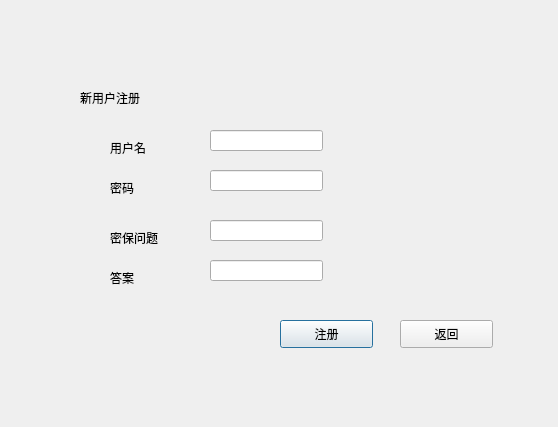
<?xml version="1.0" encoding="UTF-8"?>
<ui version="4.0">
 <class>signin_Dialog</class>
 <widget class="QDialog" name="signin_Dialog">
  <property name="geometry">
   <rect>
    <x>0</x>
    <y>0</y>
    <width>558</width>
    <height>427</height>
   </rect>
  </property>
  <property name="windowTitle">
   <string>Dialog</string>
  </property>
  <widget class="QLabel" name="label">
   <property name="geometry">
    <rect>
     <x>80</x>
     <y>90</y>
     <width>91</width>
     <height>16</height>
    </rect>
   </property>
   <property name="text">
    <string>新用户注册</string>
   </property>
  </widget>
  <widget class="QLabel" name="label_2">
   <property name="geometry">
    <rect>
     <x>110</x>
     <y>140</y>
     <width>72</width>
     <height>15</height>
    </rect>
   </property>
   <property name="text">
    <string>用户名</string>
   </property>
  </widget>
  <widget class="QLabel" name="label_3">
   <property name="geometry">
    <rect>
     <x>110</x>
     <y>180</y>
     <width>72</width>
     <height>15</height>
    </rect>
   </property>
   <property name="text">
    <string>密码</string>
   </property>
  </widget>
  <widget class="QLineEdit" name="userlineEdit">
   <property name="geometry">
    <rect>
     <x>210</x>
     <y>130</y>
     <width>113</width>
     <height>21</height>
    </rect>
   </property>
  </widget>
  <widget class="QLabel" name="label_4">
   <property name="geometry">
    <rect>
     <x>110</x>
     <y>230</y>
     <width>72</width>
     <height>15</height>
    </rect>
   </property>
   <property name="text">
    <string>密保问题</string>
   </property>
  </widget>
  <widget class="QLabel" name="label_5">
   <property name="geometry">
    <rect>
     <x>110</x>
     <y>270</y>
     <width>72</width>
     <height>15</height>
    </rect>
   </property>
   <property name="text">
    <string>答案</string>
   </property>
  </widget>
  <widget class="QLineEdit" name="psdlineEdit">
   <property name="geometry">
    <rect>
     <x>210</x>
     <y>170</y>
     <width>113</width>
     <height>21</height>
    </rect>
   </property>
   <property name="echoMode">
    <enum>QLineEdit::Password</enum>
   </property>
  </widget>
  <widget class="QLineEdit" name="queslineEdit">
   <property name="geometry">
    <rect>
     <x>210</x>
     <y>220</y>
     <width>113</width>
     <height>21</height>
    </rect>
   </property>
  </widget>
  <widget class="QLineEdit" name="anslineEdit">
   <property name="geometry">
    <rect>
     <x>210</x>
     <y>260</y>
     <width>113</width>
     <height>21</height>
    </rect>
   </property>
  </widget>
  <widget class="QPushButton" name="signinPbt">
   <property name="geometry">
    <rect>
     <x>280</x>
     <y>320</y>
     <width>93</width>
     <height>28</height>
    </rect>
   </property>
   <property name="text">
    <string>注册</string>
   </property>
  </widget>
  <widget class="QPushButton" name="backPbt">
   <property name="geometry">
    <rect>
     <x>400</x>
     <y>320</y>
     <width>93</width>
     <height>28</height>
    </rect>
   </property>
   <property name="text">
    <string>返回</string>
   </property>
  </widget>
 </widget>
 <resources/>
 <connections>
  <connection>
   <sender>backPbt</sender>
   <signal>clicked()</signal>
   <receiver>signin_Dialog</receiver>
   <slot>close()</slot>
   <hints>
    <hint type="sourcelabel">
     <x>446</x>
     <y>333</y>
    </hint>
    <hint type="destinationlabel">
     <x>278</x>
     <y>213</y>
    </hint>
   </hints>
  </connection>
 </connections>
</ui>
